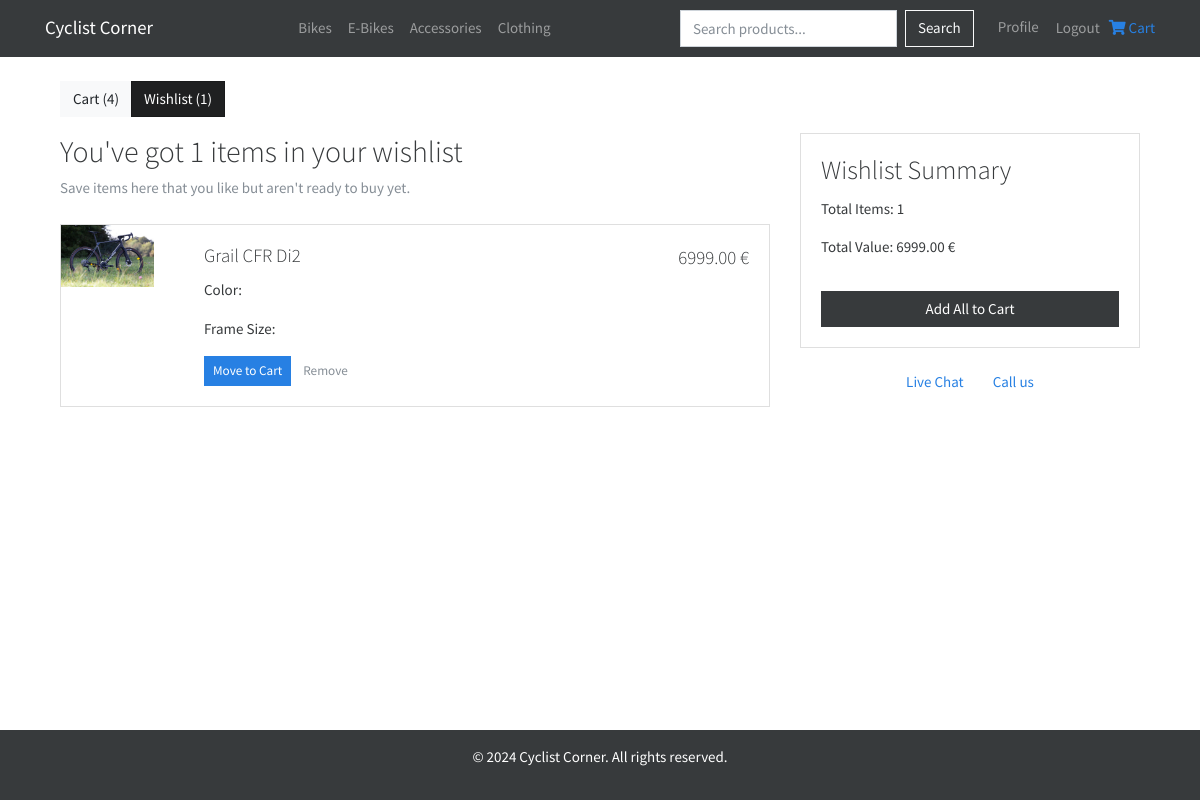
The page /cart/wishlist/ (signed in) on the database its author committed.
### myshop/cart/models.py (models this page shows, shortened)
class WishlistItem(models.Model):
    user = models.ForeignKey(settings.AUTH_USER_MODEL, on_delete=models.CASCADE)
    product = models.ForeignKey(Product, on_delete=models.CASCADE)
    added_at = models.DateTimeField(auto_now_add=True)

### myshop/products/models.py (models this page shows, shortened)
class ProductImage(models.Model):
  product = models.ForeignKey(Product, related_name='images', on_delete=models.CASCADE)
  image = models.ImageField(upload_to='products/')

class Product(models.Model):
  name = models.CharField(max_length=255)
  description = models.TextField()
  price = models.FloatField()
  pdf = models.FileField(upload_to='products/pdfs/')
  created_at = models.DateTimeField(auto_now_add=True)
  updated_at = models.DateTimeField(auto_now=True)
  cart = models.ManyToManyField(settings.AUTH_USER_MODEL, related_name='cart_products', blank=True)
  wishlist = models.ManyToManyField(settings.AUTH_USER_MODEL, related_name='wishlist_products', blank=True)
  discount = models.IntegerField(default=0)
  stock = models.IntegerField(default=0)
  category = models.ForeignKey(Category, on_delete=models.SET_NULL, null=True)
  featured = models.BooleanField(default=False)  # New field

### myshop/cart/views.py (the view)
# urls.py: path('wishlist/', view_wishlist, name='view_wishlist'),
@login_required
def view_wishlist(request):
    cart_items = CartItem.objects.filter(user=request.user)
    wishlist_items = WishlistItem.objects.filter(user=request.user)
    wishlist_total = sum(Decimal(item.product.price) for item in wishlist_items)
    context = {
        'cart_items': cart_items,
        'wishlist_items': wishlist_items,
        'wishlist_total': wishlist_total,
    }
    return render(request, 'cart/view_wishlist.html', context)

### myshop/cart/templates/cart/view_wishlist.html (shortened to what this page needs)
{% extends "base.html" %} {% load static %} {% block content %}
<div class="container mt-4">
  <div class="row">
    <div class="col-12 mb-3">
      <div class="btn-group" role="group" aria-label="Cart and Wishlist">
        <a href="{% url 'cart:view_cart' %}" class="btn btn-light"
          >Cart ({{ cart_items.count }})</a
        >
        <a href="{% url 'cart:view_wishlist' %}" class="btn btn-dark active"
          >Wishlist ({{ wishlist_items.count }})</a
        >
      </div>
    </div>
  </div>
  <div class="row">
    <div class="col-lg-8">
      <h2>You've got {{ wishlist_items.count }} items in your wishlist</h2>
      <p class="text-muted">
        Save items here that you like but aren't ready to buy yet.
      </p>
      <div class="wishlist-items mt-4">
        {% for item in wishlist_items %}
        <div class="card mb-3">
          <div class="row g-0">
            <div class="col-md-2">
              {% with item.product.images.first as image %} {% if image %}
              <img
                src="{{ image.image.url }}"
                class="img-fluid rounded-start"
                alt="{{ item.product.name }}"
              />
              {% else %}
              <img
                src="{% static 'images/noImgPlaceholder.jpeg' %}"
                class="img-fluid rounded-start"
                alt="No image available"
              />
              {% endif %} {% endwith %}
            </div>
            <div class="col-md-10">
              <div class="card-body">
                <div class="d-flex justify-content-between align-items-center">
                  <h5 class="card-title">{{ item.product.name }}</h5>
                  <h5>{{ item.product.price|floatformat:2 }} €</h5>
                </div>
                <p class="card-text">Color: {{ item.product.color }}</p>
                <p class="card-text">Frame Size: {{ item.product.size }}</p>
                <div class="d-flex justify-content-between align-items-center">
                  <div>
                    <form
                      method="post"
                      action="{% url 'cart:add_to_cart' item.product.id %}"
                      style="display: inline"
                    >
                      <button type="submit" class="btn btn-sm btn-primary">
                        Move to Cart
                      </button>
                    </form>
                    <a
                      href="{% url 'cart:remove_from_wishlist' item.id %}"
                      class="btn btn-sm btn-link text-muted"
                      >Remove</a
                    >
                  </div>
                </div>
              </div>
            </div>
          </div>
        </div>
        {% endfor %}
      </div>
    </div>
    <div class="col-lg-4">
      <div class="card">
        <div class="card-body">
          <h3 class="card-title">Wishlist Summary</h3>
          <p>Total Items: {{ wishlist_items.count }}</p>
          <p>Total Value: {{ wishlist_total|floatformat:2 }} €</p>
          <a
            href="{% url 'cart:add_all_to_cart' %}"
            class="btn btn-dark w-100 mt-3"
            >Add All to Cart</a
          >
        </div>
      </div>
      <div class="mt-3 text-center">
        <a href="#" class="btn btn-link">Live Chat</a>
        <a href="#" class="btn btn-link">Call us</a>
      </div>
    </div>
  </div>
</div>
{% endblock %}

### myshop/static/css/styles.css (style rules this page uses)
.card { max-width: 800px; margin: 0 auto; }
.wishlist-items { width: 100%; margin-bottom: 20px; }
body { display: flex; flex-direction: column; min-height: 100vh; }

### rows shown on the page
WishlistItem: product.images.first.image (picture), product.name "Grail CFR Di2", product.price "6999.00"

### other values the page prints
{{ cart_items.count }} "4"
{{ wishlist_items.count }} "1"
{{ wishlist_total|floatformat:2 }} "6999.00"
